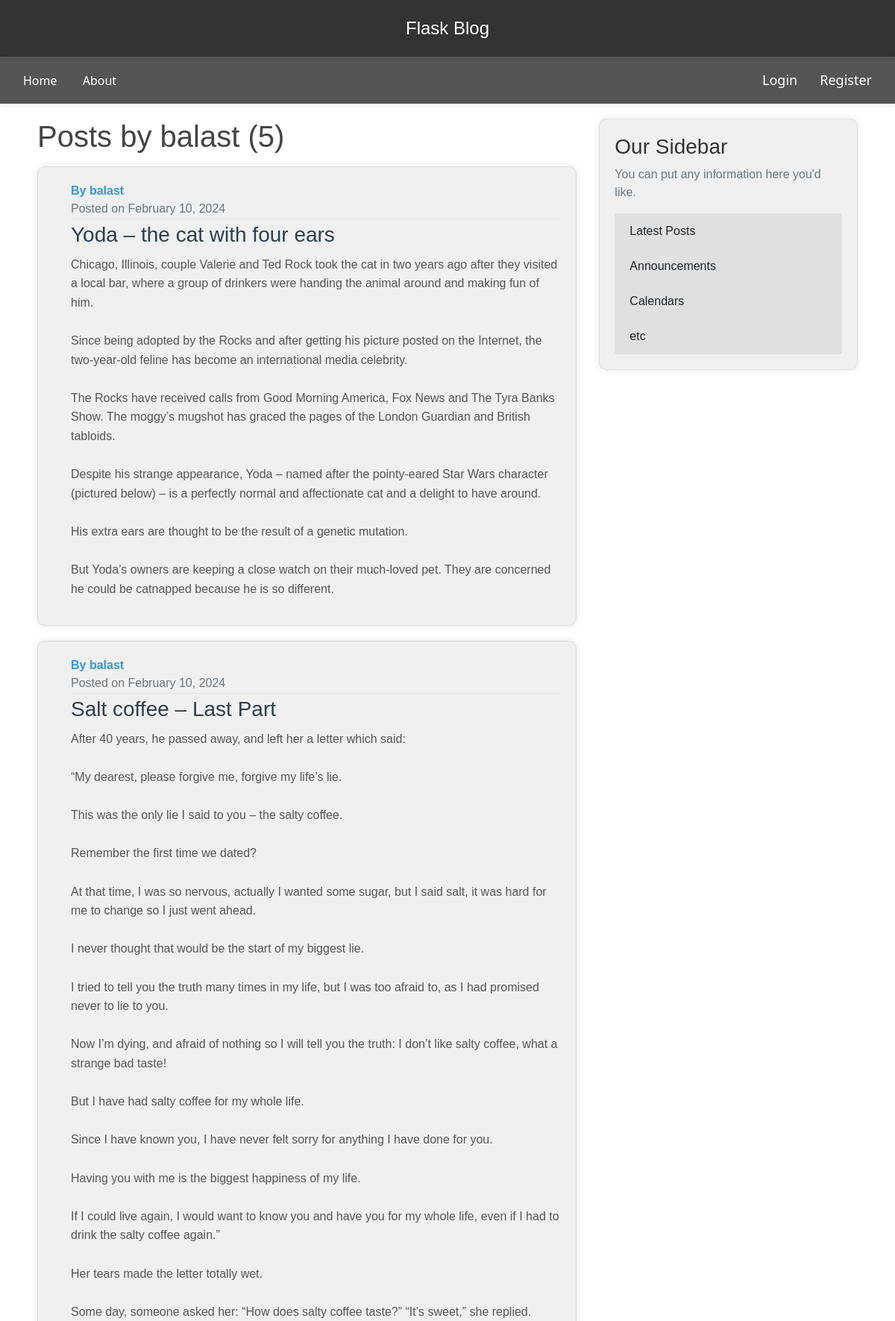
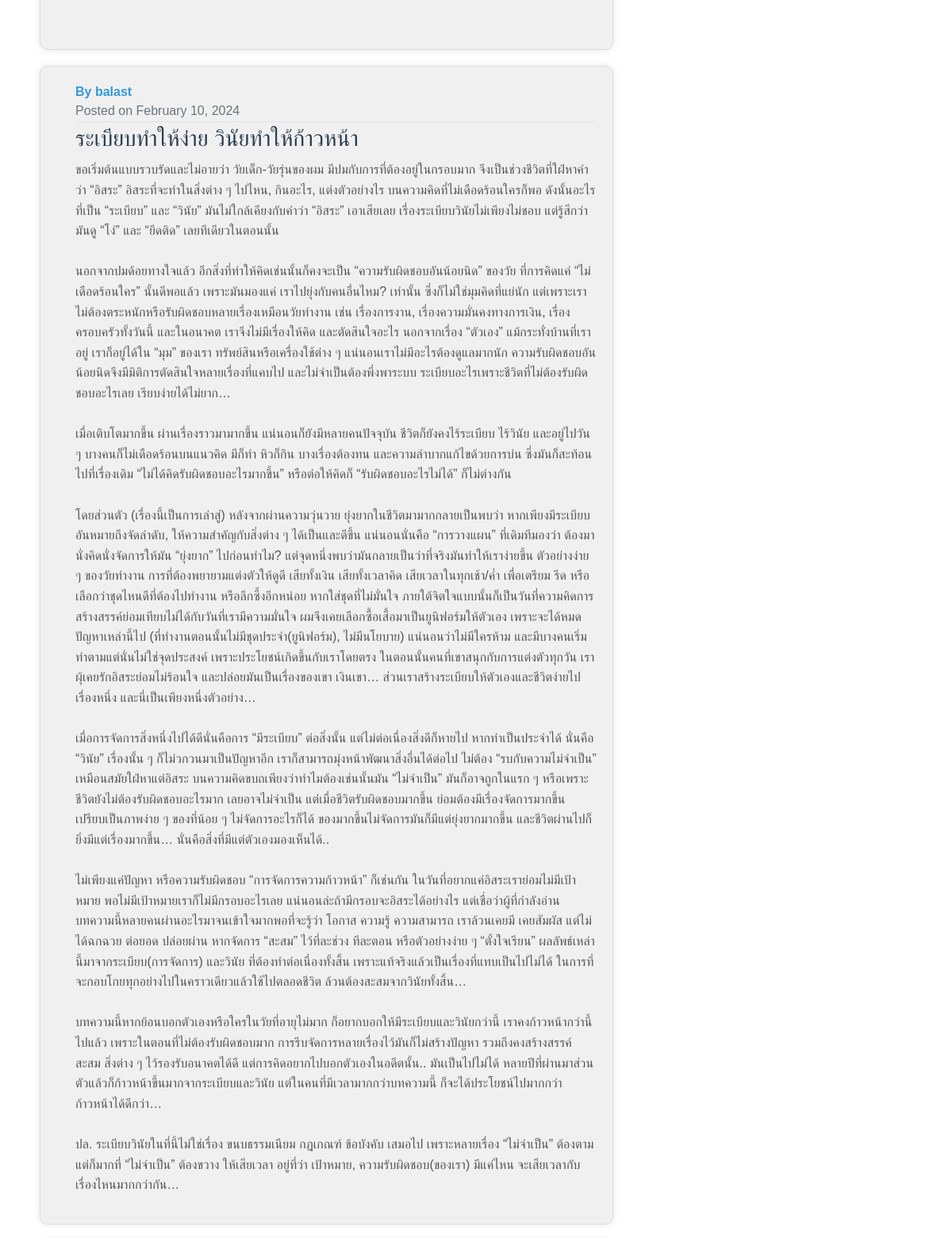
The page /user/balast (upper part) on the database its author committed (2 pictures, top to bottom).
### flaskblog/model.py (models this page shows, shortened)
class User(db.Model, UserMixin):
    id = db.Column(db.Integer, primary_key=True)
    username = db.Column(db.String(20), unique=True, nullable=False)
    email = db.Column(db.String(120), unique=True, nullable=False)
    image_file = db.Column(db.String(20), nullable=False, default='default.jpg')
    password = db.Column(db.String(60), nullable=False)
    posts = db.relationship('Post', backref='author', lazy=True)

class Post(db.Model):
    id = db.Column(db.Integer, primary_key=True)
    title = db.Column(db.String(100), nullable=False)
    date_posted = db.Column(db.DateTime, nullable=False, default=datetime.utcnow())
    content = db.Column(db.Text, nullable=False)
    user_id = db.Column(db.Integer, db.ForeignKey('user.id'), nullable=False)

### flaskblog/routes.py (the view)
@app.route("/user/<string:username>")
def user_posts(username):
    page = request.args.get('page', 1, type=int)
    user = User.query.filter_by(username=username).first_or_404()
    posts = Post.query.filter_by(author=user)\
        .order_by(Post.date_posted.desc())\
        .paginate(page=page,per_page=5)
    return render_template('user_posts.html', posts=posts, user=user)

### flaskblog/templates/user_posts.html (shortened to what this page needs)
{% extends "layout.html" %}
{% block content %}
    <h1 class="mb-3">Posts by {{ user.username }} ({{ posts.total }})</h1>
    {% for post in posts.items %}
    <article class="media content-section">
        <div class="media-body ml-4">
            <div class="article-metadata">
                <span class="mr-2">
                    <a href="{{ url_for('user_posts', username=post.author.username)}}" class="article-link">
                        <strong>By {{ post.author.username }}</strong><br>
                    </a>
                </span>
                <span class="text-muted">
                    Posted on {{ post.date_posted.strftime('%B %d, %Y') }}
                </span>
            </div>
            <a href="{{ url_for('post', post_id=post.id) }}" class="article-link">
                <h2 class="article-title">{{ post.title }}</h2>
            </a>
            <p class="article-content">{{ post.content }}</p>
        </div>
    </article>
    {% endfor %}
{% endblock content %}

### flaskblog/static/main.css (style rules this page uses)
body { background: #fafafa; color: #333333; margin-top: 5rem; }
h1, h2, h3, h4, h5, h6 { color: #444444; }
.content-section { background: #ffffff; padding: 10px 20px; border: 1px solid #dddddd; border-radius: 3px; margin-bottom: 20px; }
.article-title { color: #444444; }
.article-content { white-space: pre-line; }
.article-metadata { padding-bottom: 1px; margin-bottom: 4px; border-bottom: 1px solid #e3e3e3 }
body { display: flex; flex-direction: column; min-height: 100vh; }
.article-link { text-decoration: none; color: #3498db; transition: color 0.3s ease; }
.article-title { font-size: 28px; color: #2c3e50; margin-bottom: 10px; }
.article-content { color: #555; line-height: 1.6; }
body { background-color: #fff; margin: 0; }

### flaskblog/templates/layout.html (style rules this page uses)
body { font-family: 'Arial', sans-serif; background-color: #ffffff; color: #000000; margin: 0; padding: 0; }
.content-section { background-color: #f0f0f0; padding: 20px; margin-bottom: 20px; border-radius: 10px; box-shadow: 0 0 10px rgba(0, 0, 0, 0.1); transition: transform 0.3s ease; }
body { display: flex; flex-direction: column; min-height: 100vh; }

### rows shown on the page
User: username "balast"
Post: author.username "balast", date_posted "February 10, 2024", title "Yoda – the cat with four ears", content "Chicago, Illinois, couple Valerie and Ted Rock took the cat in two years ago after they visited a local bar, where a group of drinkers were handing the animal around and making fun of him. Since being adopted by the Rocks and after getting his picture posted on the Internet, the two-year-old feline has become an international media celebrity. The Rocks have received calls from Good Morning America, Fox News and The Tyra Banks Show. The moggy’s mugshot has graced the pages of the London Guardian and British tabloids. Despite his strange appearance, Yoda – named after the pointy-eared Star Wars character (pictured below) – is a perfectly normal and affectionate cat and a delight to have…"
Post: author.username "balast", date_posted "February 10, 2024", title "Salt coffee – Last Part", content "After 40 years, he passed away, and left her a letter which said: “My dearest, please forgive me, forgive my life’s lie. This was the only lie I said to you – the salty coffee. Remember the first time we dated? At that time, I was so nervous, actually I wanted some sugar, but I said salt, it was hard for me to change so I just went ahead. I never thought that would be the start of my biggest lie. I tried to tell you the truth many times in my life, but I was too afraid to, as I had promised never to lie to you. Now I’m dying, and afraid of nothing so I will tell you the truth: I don’t like salty coffee, what a strange bad taste! But I have had salty coffee for my whole life. Since I have…"
Post: author.username "balast", date_posted "February 10, 2024", title "ระเบียบทำให้ง่าย วินัยทำให้ก้าวหน้า", content "ขอเริ่มต้นแบบรวบรัดและไม่อายว่า วัยเด็ก-วัยรุ่นของผม มีปมกับการที่ต้องอยู่ในกรอบมาก จึงเป็นช่วงชีวิตที่ใฝ่หาคำว่า “อิสระ” อิสระที่จะทำในสิ่งต่าง ๆ ไปไหน, กินอะไร, แต่งตัวอย่างไร บนความคิดที่ไม่เดือดร้อนใครก็พอ ดังนั้นอะไรที่เป็น “ระเบียบ” และ “วินัย” มันไม่ใกล้เคียงกับคำว่า “อิสระ” เอาเสียเลย เรื่องระเบียบวินัยไม่เพียงไม่ชอบ แต่รู้สึกว่ามันดู “โง่” และ “ยึดติด” เลยทีเดียวในตอนนั้น นอกจากปมด้อยทางใจแล้ว อีกสิ่งที่ทำให้คิดเช่นนั้นก็คงจะเป็น “ความรับผิดชอบอันน้อยนิด” ของวัย ที่การคิดแค่ “ไม่เดือดร้อนใคร” นั้นดีพอแล้ว เพราะมันมองแค่ เราไปยุ่งกับคนอื่นไหม? เท่านั้น ซึ่งก็ไม่ใช่มุมคิดที่แย่นัก แต่เพราะเราไม่ต้องตระหนักหรือรับผิดชอบหลายเรื่องเหมือนวัยทำงาน เช่น เรื่องการงาน,…"

### other values the page prints
{{ posts.total }} "5"
